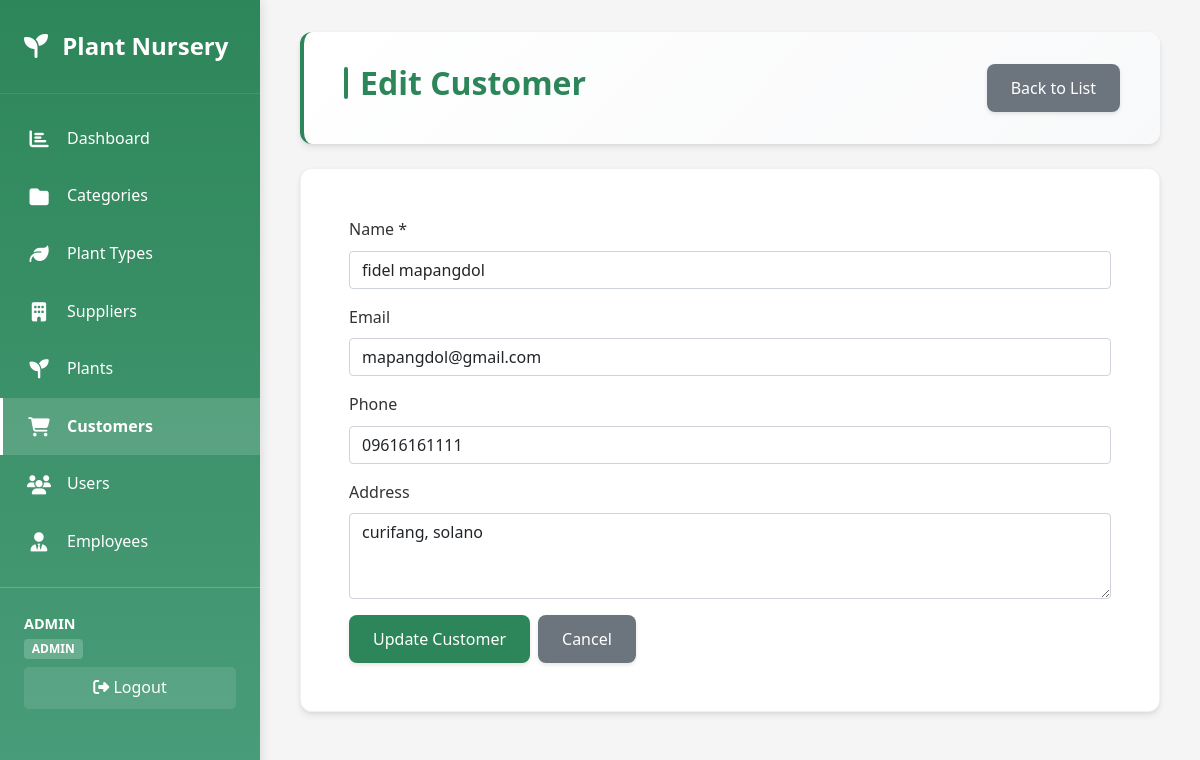
The app's page /customer/edit.php?id=9 (signed in) with its own data.
### tables this page shows
CREATE TABLE `customer`  (
  `CustomerID` int NOT NULL AUTO_INCREMENT,
  `Name` varchar(100) NOT NULL,
  `Email` varchar(100) NULL DEFAULT NULL,
  `Phone` varchar(20) NULL DEFAULT NULL,
  `Address` varchar(255) NULL DEFAULT NULL,
  PRIMARY KEY (`CustomerID`) USING BTREE,
  INDEX `idx_name`(`Name` ASC) USING BTREE,
  INDEX `idx_email`(`Email` ASC) USING BTREE
);

### customer/edit.php (the view, shortened to what this page needs)
<?php
require_once '../config/database.php';
$id = $_GET['id'];
$result = mysqli_query($conn, "SELECT * FROM customer WHERE CustomerID = $id");
$customer = mysqli_fetch_assoc($result);
include '../includes/header.php';
?>
<div class="page-header mb-4">
    <h2>Edit Customer</h2>
    <a href="costumerpage.php" class="btn btn-secondary">Back to List</a>
</div>
<div class="card">
    <div class="card-body">
        <form method="POST">
            <div class="mb-3">
                <label for="Name" class="form-label">Name *</label>
                <input type="text" class="form-control" id="Name" name="Name" required value="<?php echo htmlspecialchars($customer['Name']); ?>">
            </div>
            <div class="mb-3">
                <label for="Email" class="form-label">Email</label>
                <input type="email" class="form-control" id="Email" name="Email" value="<?php echo htmlspecialchars($customer['Email'] ?? ''); ?>">
            </div>
            <div class="mb-3">
                <label for="Phone" class="form-label">Phone</label>
                <input type="text" class="form-control" id="Phone" name="Phone" value="<?php echo htmlspecialchars($customer['Phone'] ?? ''); ?>">
            </div>
            <div class="mb-3">
                <label for="Address" class="form-label">Address</label>
                <textarea class="form-control" id="Address" name="Address" rows="3"><?php echo htmlspecialchars($customer['Address'] ?? ''); ?></textarea>
            </div>
            <div class="d-flex gap-2">
                <button type="submit" class="btn btn-primary">Update Customer</button>
                <a href="costumerpage.php" class="btn btn-secondary">Cancel</a>
            </div>
        </form>
    </div>
</div>
<?php include '../includes/footer.php'; ?>

### assets/css/style.css (style rules this page uses)
* { margin: 0; padding: 0; box-sizing: border-box; }
:root { --primary-color: #2d8659; --secondary-color: #4a9d7a; --accent-color: #6bb896; --danger-color: #dc3545; --warning-color: #ffc107; --success-color: #28a745; --dark-color: #2c3e50; --light-color: #f8f9fa; --border-color: #dee2e6; --text-color: #333; --text-light: #666; }
body { font-family: 'Segoe UI', Tahoma, Geneva, Verdana, sans-serif; background-color: #f5f5f5; color: var(--text-color); line-height: 1.6; display: flex; min-height: 100vh; }
.page-header { background: linear-gradient(135deg, #ffffff 0%, #f8f9fa 100%); padding: 2rem 2.5rem; border-radius: 12px; box-shadow: 0 4px 6px rgba(0,0,0,0.07), 0 1px 3px rgba(0,0,0,0.06); margin-bottom: 2rem; display: flex; justify-content: space-between; align-items: flex-start; border-left: 4px solid var(--primary-color); flex-wrap: wrap; gap: 1rem; }
.page-header h2 { color: var(--primary-color); font-size: 2rem; font-weight: 700; margin: 0; display: flex; align-items: center; gap: 0.75rem; }
.page-header h2::before { content: ''; width: 4px; height: 2rem; background: var(--primary-color); border-radius: 2px; }
.btn { display: inline-block; padding: 0.75rem 1.5rem; border: none; border-radius: 8px; text-decoration: none; font-weight: 500; cursor: pointer; transition: all 0.3s ease; font-size: 1rem; box-shadow: 0 2px 4px rgba(0,0,0,0.1); position: relative; overflow: hidden; }
.btn::before { content: ''; position: absolute; top: 50%; left: 50%; width: 0; height: 0; border-radius: 50%; background: rgba(255,255,255,0.3); transform: translate(-50%, -50%); transition: width 0.6s, height 0.6s; }
.btn-primary { background-color: var(--primary-color); color: white; }
.btn-secondary { background-color: #6c757d; color: white; }
.card { background: white; border-radius: 12px; box-shadow: 0 4px 6px rgba(0,0,0,0.07), 0 1px 3px rgba(0,0,0,0.06); padding: 2rem; margin-bottom: 2rem; transition: box-shadow 0.3s ease, transform 0.2s ease; border: 1px solid rgba(0,0,0,0.05); }
.gap-2 { gap: 0.5rem !important; }

### records on screen
customer: Name "fidel mapangdol", Email "mapangdol@gmail.com", Phone "09616161111", Address "curifang, solano"

### other values on screen
$_SESSION['username'] "ADMIN"
$_SESSION['role'] "ADMIN"
